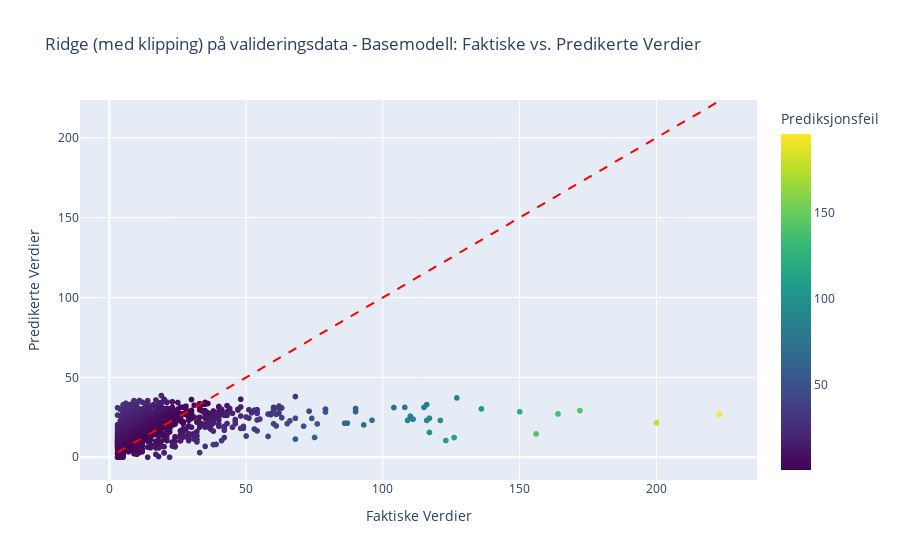

The notebook cell this image was saved under:
### Markdown cell above
## Ridge

### Code cell
# Definer og tren en Ridge-regresjonsmodell
model_ridge = Ridge(random_state=42)  
model_ridge.fit(X_train_imputed, y_train)

# Prediker på valideringsdata og klipp negative verdier til null
y_val_pred = model_ridge.predict(X_val_imputed)
y_val_pred = np.maximum(y_val_pred, 0)  # Setter negative prediksjoner til null
rmse_val = root_mean_squared_error(y_val, y_val_pred)
print(f"RMSE på Valideringssett (Ridge med Klipping): {rmse_val:.3f}")

# Plot faktiske verdier mot predikerte verdier for valideringsdata
plot_actual_vs_pred(y_val, y_val_pred, "Ridge (med klipping) på valideringsdata - Basemodell")

### Figure 1 — Plotly figure (JSON) as saved in the notebook; plotly's stock layout.template omitted (floating-point values rounded to 4 significant figures; data arrays with more than 128 entries replaced by an {"elided": "..."} marker saying what was removed)
{"data": [{"hovertemplate": "Actual=%{x}<br>Predicted=%{y}<br>Prediksjonsfeil=%{marker.color}<extra></extra>", "legendgroup": "", "marker": {"color": {"elided": "1160 float values"}, "coloraxis": "coloraxis", "symbol": "circle"}, "mode": "markers", "name": "", "showlegend": false, "type": "scattergl", "x": {"elided": "1160 int values"}, "xaxis": "x", "y": {"elided": "1160 float values"}, "yaxis": "y"}], "layout": {"coloraxis": {"colorbar": {"title": {"text": "Prediksjonsfeil"}}, "colorscale": [[0, "#440154"], [0.1111, "#482878"], [0.2222, "#3e4989"], [0.3333, "#31688e"], [0.4444, "#26828e"], [0.5556, "#1f9e89"], [0.6667, "#35b779"], [0.7778, "#6ece58"], [0.8889, "#b5de2b"], [1, "#fde725"]]}, "legend": {"tracegroupgap": 0}, "shapes": [{"line": {"color": "Red", "dash": "dash"}, "name": "Perfekt Prediksjonslinje", "type": "line", "x0": 3, "x1": 223, "y0": 3, "y1": 223}], "title": {"text": "Ridge (med klipping) på valideringsdata - Basemodell: Faktiske vs. Predikerte Verdier"}, "xaxis": {"anchor": "y", "domain": [0, 1], "title": {"text": "Faktiske Verdier"}}, "yaxis": {"anchor": "x", "domain": [0, 1], "title": {"text": "Predikerte Verdier"}}}}
